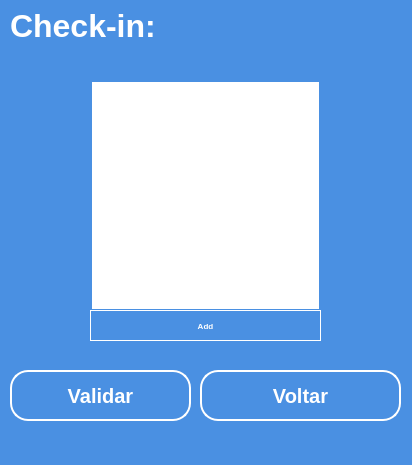
<?xml version="1.0" encoding="UTF-8"?>
<ui version="4.0">
 <class>janela_checkins</class>
 <widget class="QMainWindow" name="janela_checkins">
  <property name="geometry">
   <rect>
    <x>0</x>
    <y>0</y>
    <width>412</width>
    <height>465</height>
   </rect>
  </property>
  <property name="windowTitle">
   <string>MainWindow</string>
  </property>
  <property name="styleSheet">
   <string notr="true">*{
	background: #4A90E2;
}

#_txt_titulo{
	font-family: &quot;Segoe UI&quot;;
	font-weight: bold;
	font-size: 32px;
    color: #fff;
}

QLabel{
	font-family: &quot;Segoe UI&quot;;
	font-weight: bold;
	font-size: 18px;
    color: #fff;
}

QLineEdit{
    background: #ffffff;
    border: 2px solid #4A90E2;
    border-radius: 8px;
    padding: 5px 10px;

    font-family: &quot;Segoe UI&quot;;
    font-weight: bold;
    font-size: 16px;
    color: #333333;
}

QLineEdit:focus{
    border-color: #53A3FF;
    background: #E6F7FF; 
}

QLineEdit:disabled {
    background: #f0f0f0;
    border: 2px solid #cccccc;
    color: #999999;
}


#_btn_inserir_imagem{
    background: #4A90E2;
    border: 1px solid #fff;
    padding: 10px 20px;

	font-family: &quot;Segoe UI&quot;;
	font-size: 8px;
    color: #fff;
}

#_btn_inserir_imagem:hover{
    background: #53A3FF;
    border: 1px solid #fff;
    padding: 10px 20px;
}

QPushButton{
    background: #4A90E2;
    border: 2px solid #fff;
    border-radius: 18px;
    padding: 10px 20px;

	font-family: &quot;Segoe UI&quot;;
	font-weight: bold;
	font-size: 20px;
    color: #fff;
}

QPushButton:hover{
    background: #53A3FF;
    border: 2px solid #fff;
    border-radius: 12px;
    padding: 10px 20px;
}

QTextEdit{
    background: #ffffff;
    border: 2px solid #4A90E2;
    padding: 10px;

    font-family: &quot;Segoe UI&quot;;
    font-weight: bold;
    font-size: 16px;
    color: #333333;
}

QTextEdit:focus{
    border-color: #53A3FF;
    background: #E6F7FF; 
}

QTextEdit:disabled {
    background: #f0f0f0;
    border: 2px solid #cccccc;
    color: #999999;
}

</string>
  </property>
  <widget class="QWidget" name="centralwidget">
   <widget class="QPushButton" name="_btn_validar">
    <property name="geometry">
     <rect>
      <x>10</x>
      <y>370</y>
      <width>181</width>
      <height>51</height>
     </rect>
    </property>
    <property name="text">
     <string>Validar</string>
    </property>
   </widget>
   <widget class="QPushButton" name="_btn_voltar">
    <property name="geometry">
     <rect>
      <x>200</x>
      <y>370</y>
      <width>201</width>
      <height>51</height>
     </rect>
    </property>
    <property name="text">
     <string>Voltar</string>
    </property>
   </widget>
   <widget class="QTextEdit" name="_te_foto">
    <property name="geometry">
     <rect>
      <x>90</x>
      <y>80</y>
      <width>231</width>
      <height>231</height>
     </rect>
    </property>
   </widget>
   <widget class="QLabel" name="_txt_titulo">
    <property name="geometry">
     <rect>
      <x>10</x>
      <y>10</y>
      <width>301</width>
      <height>31</height>
     </rect>
    </property>
    <property name="text">
     <string>Check-in:</string>
    </property>
   </widget>
   <widget class="QPushButton" name="_btn_inserir_imagem">
    <property name="geometry">
     <rect>
      <x>90</x>
      <y>310</y>
      <width>231</width>
      <height>31</height>
     </rect>
    </property>
    <property name="text">
     <string>Add</string>
    </property>
   </widget>
  </widget>
  <widget class="QMenuBar" name="menubar">
   <property name="geometry">
    <rect>
     <x>0</x>
     <y>0</y>
     <width>412</width>
     <height>21</height>
    </rect>
   </property>
  </widget>
  <widget class="QStatusBar" name="statusbar"/>
 </widget>
 <resources/>
 <connections/>
</ui>
